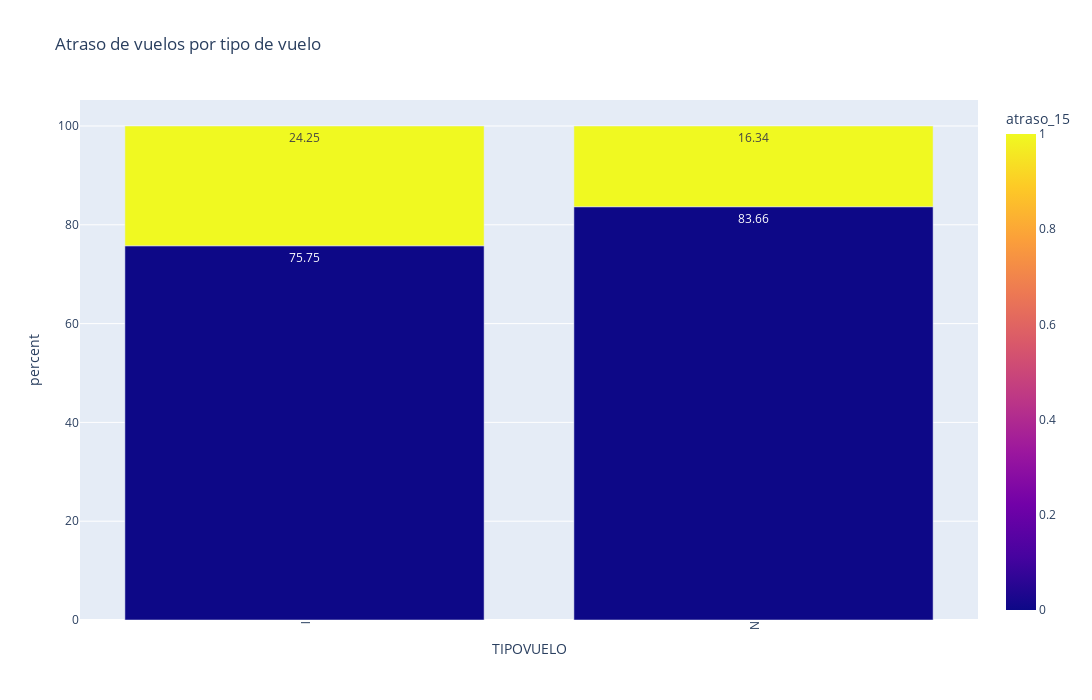

The code cell stored with this chart in its notebook:
### Markdown cell above
El tipo de vuelo, también presenta una alta variabilidad entre categorías, por lo que definitivamente será una variable importante a considerar en el modelo final.

### Code cell
fig = visualize_category(df = df, category_1= 'TIPOVUELO', category_1_name = 'tipo de vuelo')
fig.update_xaxes(tickangle=90)
fig.update_layout(autosize=False, width=1280, height=700, showlegend=True)
fig.show()

### Figure 1 — Plotly figure (JSON) as saved in the notebook; plotly's stock layout.template omitted (floating-point values rounded to 4 significant figures)
{"data": [{"alignmentgroup": "True", "hovertemplate": "TIPOVUELO=%{x}<br>percent=%{y}<br>size=%{text}<br>atraso_15=%{marker.color}<extra></extra>", "legendgroup": "", "marker": {"color": [0, 1, 0, 1], "coloraxis": "coloraxis", "pattern": {"shape": ""}}, "name": "", "offsetgroup": "", "orientation": "v", "showlegend": false, "text": [23664, 7575, 30925, 6041], "textposition": "auto", "texttemplate": "%{y}", "type": "bar", "x": ["I", "I", "N", "N"], "xaxis": "x", "y": [75.75, 24.25, 83.66, 16.34], "yaxis": "y"}], "layout": {"autosize": false, "barmode": "relative", "coloraxis": {"colorbar": {"title": {"text": "atraso_15"}}, "colorscale": [[0, "#0d0887"], [0.1111, "#46039f"], [0.2222, "#7201a8"], [0.3333, "#9c179e"], [0.4444, "#bd3786"], [0.5556, "#d8576b"], [0.6667, "#ed7953"], [0.7778, "#fb9f3a"], [0.8889, "#fdca26"], [1, "#f0f921"]]}, "height": 700, "legend": {"tracegroupgap": 0}, "showlegend": true, "title": {"text": "Atraso de vuelos por tipo de vuelo"}, "width": 1280, "xaxis": {"anchor": "y", "domain": [0, 1], "tickangle": 90, "title": {"text": "TIPOVUELO"}}, "yaxis": {"anchor": "x", "domain": [0, 1], "title": {"text": "percent"}}}}
